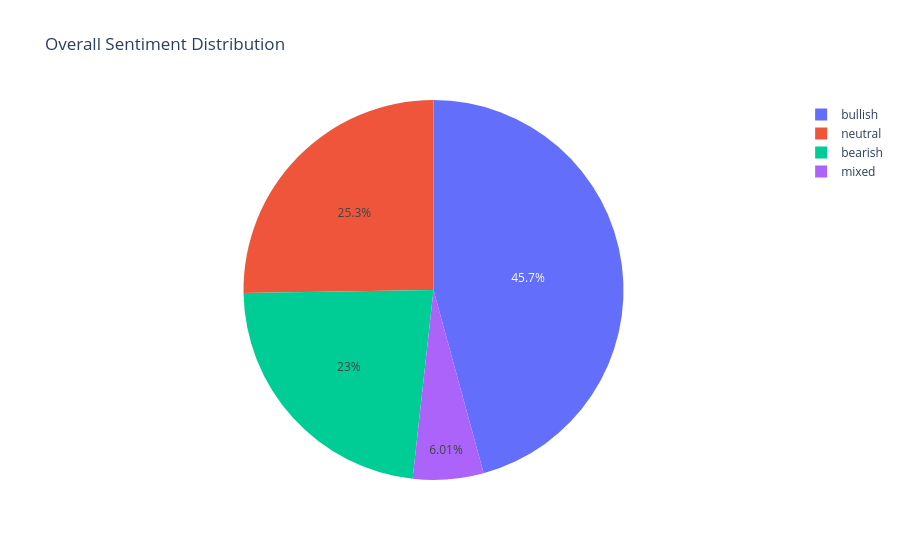

Here is the notebook cell this chart was saved with:
### Code cell
sentiment_counts = df_frequency["sentiment"].value_counts()

labels = sentiment_counts.index
values = sentiment_counts.values

import plotly.express as px

fig = px.pie(
    values=values,
    names=labels,
    title="Overall Sentiment Distribution"
)

fig.show()

### Figure 1 — Plotly figure (JSON) as saved in the notebook; plotly's stock layout.template omitted (floating-point values rounded to 4 significant figures)
{"data": [{"domain": {"x": [0, 1], "y": [0, 1]}, "hovertemplate": "label=%{label}<br>value=%{value}<extra></extra>", "labels": ["bullish", "neutral", "bearish", "mixed"], "legendgroup": "", "name": "", "showlegend": true, "type": "pie", "values": [1500, 828, 754, 197]}], "layout": {"legend": {"tracegroupgap": 0}, "title": {"text": "Overall Sentiment Distribution"}}}
